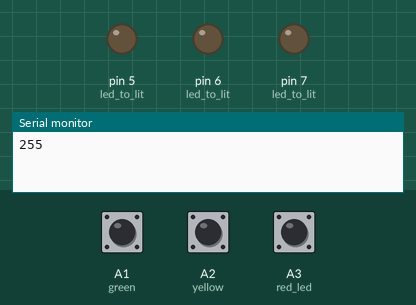
This sketch was run on a simulated Arduino Uno, built with avr-gcc and run on an emulated ATmega328P. Shown: output pins drawn as LEDs (lit = HIGH), the last lines printed to the serial monitor. The test bench sets the inputs (shaded band); at power-on: A1 (green) HIGH, A2 (yellow) HIGH, A3 (red_led) HIGH. EEPROM starts erased.

Above: at 1.2 s.
1.3 s: A1 (green) pulled LOW for 0.15 s
At 2.4 s:
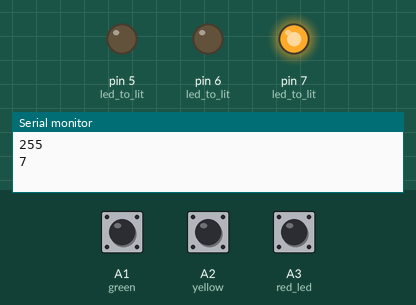
2.9 s: A2 (yellow) pulled LOW for 0.15 s
At 3.6 s:
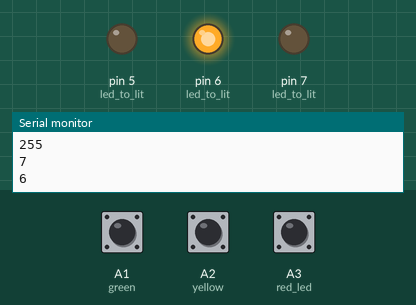
4.5 s: A3 (red_led) pulled LOW for 0.15 s
At 4.8 s:
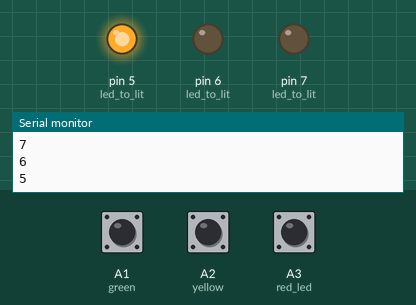
6.1 s: A1 (green) pulled LOW for 1 s
At 7.2 s:
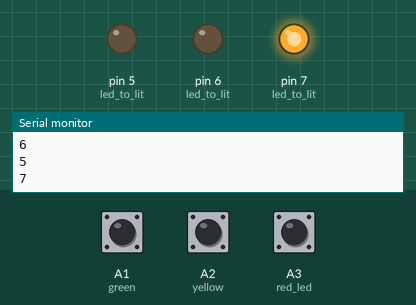
8.6 s: A2 (yellow) pulled LOW for 1 s
At 9.1 s:
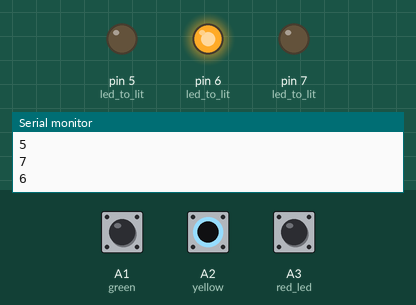
Timing chart, 0 to 11.6 s (numbered marks = the images above; inputs shaded):
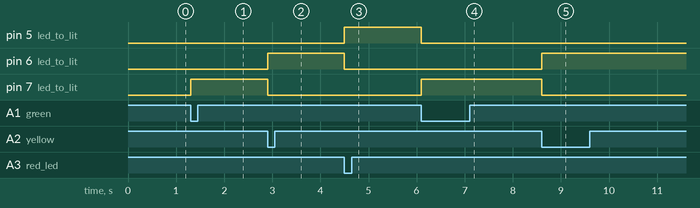

Measured:
- after the input at 1.3 s, pin 7 (led_to_lit): LOW → HIGH at once
- after the input at 2.9 s, pin 6 (led_to_lit): LOW → HIGH at once; pin 7 (led_to_lit): HIGH → LOW at once
- after the input at 4.5 s, pin 5 (led_to_lit): LOW → HIGH at once; pin 6 (led_to_lit): HIGH → LOW at once
- after the input at 6.1 s, pin 5 (led_to_lit): HIGH → LOW at once; pin 7 (led_to_lit): LOW → HIGH at once
- after the input at 8.6 s, pin 6 (led_to_lit): LOW → HIGH at once; pin 7 (led_to_lit): HIGH → LOW at once

The sketch:

remember_led.ino
```cpp
#include <EEPROM.h>
byte led_to_lit = 0;
byte led_lit = 0;

void setup() {
  Serial.begin(9600);
  pinMode(A1, INPUT_PULLUP); //green
  pinMode(A2, INPUT_PULLUP); //yellow
  pinMode(A3, INPUT_PULLUP); //red led

  pinMode(5, OUTPUT); //red led
  pinMode(6, OUTPUT); //yellow led
  pinMode(7, OUTPUT); //green led
  led_to_lit = EEPROM.read(0);
  digitalWrite(led_to_lit, HIGH);
}

void loop() {
  if (digitalRead(A1) == 0) led_to_lit = 7;
  if (digitalRead(A2) == 0)led_to_lit = 6;
  if (digitalRead(A3) == 0)led_to_lit = 5;

  if (led_to_lit != 0 and led_to_lit != led_lit) {
    if (led_to_lit == 7) {
      digitalWrite(7, HIGH); //turn on the led
      digitalWrite(6, LOW);
      digitalWrite(5, LOW);
      EEPROM.write(0, 7); //write to eeprom
    }
    if (led_to_lit == 6) {
      digitalWrite(7, LOW);
      digitalWrite(6, HIGH); //turn on the led
      digitalWrite(5, LOW);
      EEPROM.write(0, 6); //write to eeprom
    }
    if (led_to_lit == 5) {
      digitalWrite(7, LOW);
      digitalWrite(6, LOW);
      digitalWrite(5, HIGH); //turn on the led
      EEPROM.write(0, 5); //write to eeprom
    }
    EEPROM.write(0, led_to_lit  );
    Serial.println(led_to_lit);
  }
  led_lit = led_to_lit;

}
```
